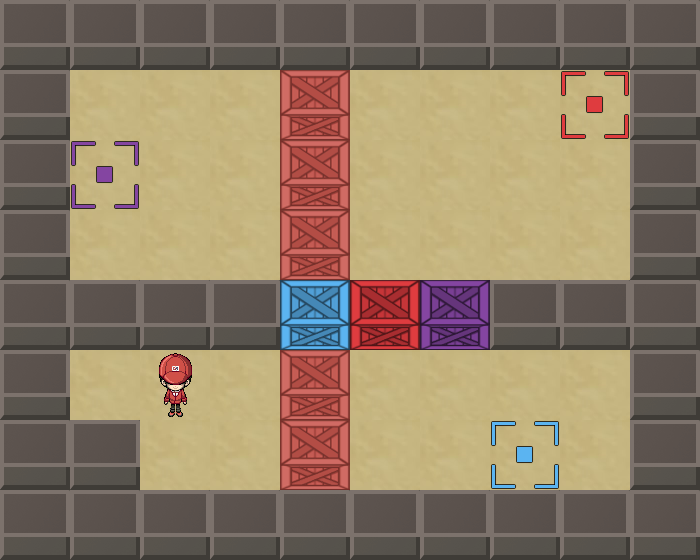

Below is a game level as drawn by its tile map, then a one-line description and the .tmx file that defines it, in full:
An orthogonal 10x8 tile map with 70x70 px tiles, 4 tile layers (level, targets, player, boxes).

<map version="1.2" tiledversion="1.2.4" orientation="orthogonal" renderorder="right-down" width="10" height="8" tilewidth="70" tileheight="70" infinite="0" nextlayerid="5" nextobjectid="1">
 <tileset firstgid="1" name="sokoban" tilewidth="70" tileheight="70" tilecount="56" columns="8">
  <image source="../kanamiSprite2.png" width="560" height="490" />
 </tileset>
 <layer id="1" name="level" width="10" height="8">
  <data encoding="csv">
47,47,47,47,47,47,47,47,47,47,
47,32,32,32,32,32,32,32,32,47,
47,32,32,32,32,32,32,32,32,47,
47,32,32,32,32,32,32,32,32,47,
47,47,47,47,32,32,32,47,47,47,
47,32,32,32,32,32,32,32,32,47,
47,47,32,32,32,32,32,32,32,47,
47,47,47,47,47,47,47,47,47,47
</data>
 </layer>
 <layer id="2" name="targets" width="10" height="8">
  <data encoding="csv">
0,0,0,0,0,0,0,0,0,0,
0,0,0,0,0,0,0,0,42,0,
0,46,0,0,0,0,0,0,0,0,
0,0,0,0,0,0,0,0,0,0,
0,0,0,0,0,0,0,0,0,0,
0,0,0,0,0,0,0,0,0,0,
0,0,0,0,0,0,0,41,0,0,
0,0,0,0,0,0,0,0,0,0
</data>
 </layer>
 <layer id="3" name="player" width="10" height="8">
  <data encoding="csv">
0,0,0,0,0,0,0,0,0,0,
0,0,0,0,0,0,0,0,0,0,
0,0,0,0,0,0,0,0,0,0,
0,0,0,0,0,0,0,0,0,0,
0,0,0,0,0,0,0,0,0,0,
0,0,8,0,0,0,0,0,0,0,
0,0,0,0,0,0,0,0,0,0,
0,0,0,0,0,0,0,0,0,0
</data>
 </layer>
 <layer id="4" name="boxes" width="10" height="8">
  <data encoding="csv">
0,0,0,0,0,0,0,0,0,0,
0,0,0,0,39,0,0,0,0,0,
0,0,0,0,39,0,0,0,0,0,
0,0,0,0,39,0,0,0,0,0,
0,0,0,0,33,34,38,0,0,0,
0,0,0,0,39,0,0,0,0,0,
0,0,0,0,39,0,0,0,0,0,
0,0,0,0,0,0,0,0,0,0
</data>
 </layer>
</map>
